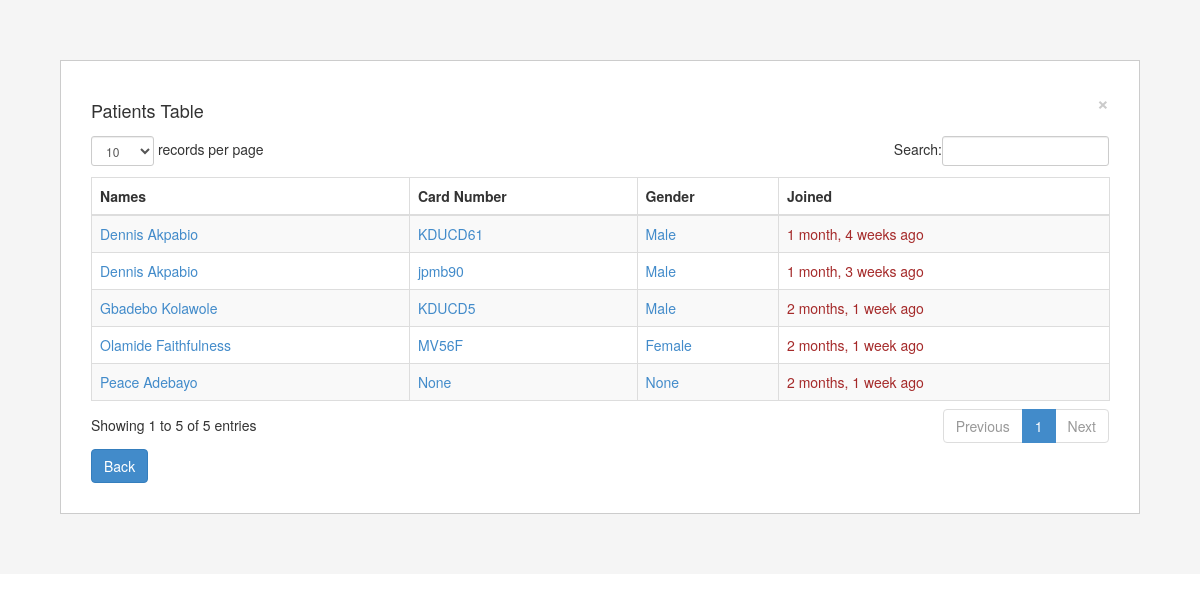
/view-users/ (signed in), run on the app's committed database.
### base/models.py (models this page shows)
class User(AbstractUser):
    name = models.CharField(max_length=200, null=True)
    email = models.EmailField(unique=True, null=True)
    bio = models.TextField(null=True)
    status = models.CharField(null=True,max_length = 20)
    hospital = models.ForeignKey(Hospital, on_delete=models.SET_NULL, null=True)
    specialisation = models.ForeignKey(Specialisation, on_delete=models.SET_NULL, null=True)
    avatar = models.ImageField(null=True, default="avatar.svg")
    certificate = models.ImageField(null=True, default="avatar.svg")
    gender = models.CharField(null=True,max_length = 20)
    card_number = models.CharField(null=True,max_length = 30)
    active = models.CharField(null=True,max_length = 3)
    created = models.DateTimeField(auto_now_add = True, null=True)
    USERNAME_FIELD = 'email'
    REQUIRED_FIELDS = []

### base/views.py (the view)
# urls.py: path('view-users/', views.usersComponent, name="view-users"),
@login_required(login_url='login')
def usersComponent(request):
    get_all_users = User.objects.all()
    context = { 'get_all_users':get_all_users}
    return render(request, 'base/users_component.html', context)

### base/templates/base/users_component.html (shortened to what this page needs)
{% load static %}
<!DOCTYPE html>
<html>
<head>
	<link href="{% static 'css/font-awesome.css' %}" rel="stylesheet" />
	<link rel="stylesheet" type="text/css" href="{% static 'css/bootstrap.css' %}">
	<link rel="stylesheet" type="text/css" href="{% static 'js/dataTables/dataTables.bootstrap.css' %}">
</head>
<body>
<div class="parent">
    <div class="child">
                <button type="button" class="close" data-dismiss="modal" aria-hidden="true">&times;</button>
                {% if request.user.status == 'doctor' %}
                <h4 style="padding-bottom: 5px;">Patients Table</h4>
                {% else %}
                <h4 style="padding-bottom: 5px;">Doctors Table</h4>
                {% endif %}
            <div class="">
               {% if request.user.status == 'doctor' %}
                <table class="table table-striped table-bordered table-hover" id="dataTables-example" width="100%" >
                    <thead>
                        <tr>
                            <th>Names</th>
                            <th>Card Number</th>
                            <th>Gender</th>
                            <th>Joined</th>
                        </tr>
                    </thead>
                    <tbody>
                        {% for usr in get_all_users %}
                        {% if usr.status == 'patient' and usr.name != None %}
                        <tr>
	                        <td><a href="{% url 'user-profile' usr.id %}">{{usr.name}}</a></td>
                            <td><a href="{% url 'user-profile' usr.id %}">{{usr.card_number}}</a></td>
                            <td><a href="{% url 'user-profile' usr.id %}">{{usr.gender}}</a></td>
                            <td><a href="{% url 'user-profile' usr.id %}" style="color: brown;">{{usr.created|timesince}} ago</a></td>
	                    </tr>
                        {% endif %}
                        {% endfor %}
                    </tbody>
                </table>
                {% endif %}
            </div>
            <a href="{{request.META.HTTP_REFERER}}" class="btn btn-primary">Back</a>
        </div>
    </div>
</body>
</html>

### base/templates/base/users_component.html (style rules this page uses)
.parent { height: auto; padding: 5%; background: #f5f5f5; }
.child { height: auto; padding: 30px; width: 100%; border: 1px solid #ccc; background: #fff; }

### data on the page
User: name "Peace Adebayo", card_number "None", gender "None", created "2 months, 1 week"
User: name "Olamide Faithfulness", card_number "MV56F", gender "Female", created "2 months, 1 week"
User: name "Gbadebo Kolawole", card_number "KDUCD5", gender "Male", created "2 months, 1 week"
User: name "Dennis Akpabio", card_number "KDUCD61", gender "Male", created "1 month, 4 weeks"
User: name "Dennis Akpabio", card_number "jpmb90", gender "Male", created "1 month, 3 weeks"
